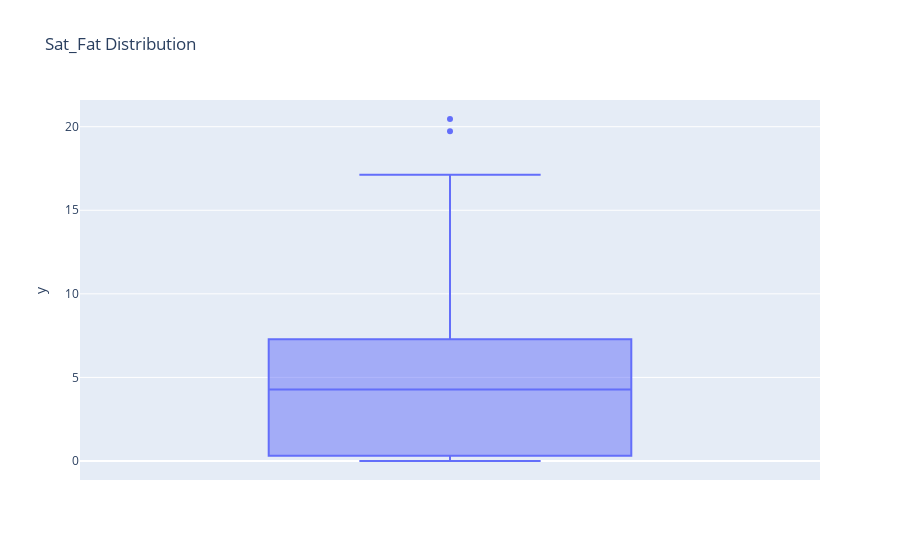

Notebook code for this chart:
### Code cell
fig = px.box(y = df['satfat'], title = 'Sat_Fat Distribution')
fig.show()

### Figure 1 — Plotly figure (JSON) as saved in the notebook; plotly's stock layout.template omitted (floating-point values rounded to 4 significant figures; data arrays with more than 128 entries replaced by an {"elided": "..."} marker saying what was removed)
{"data": [{"alignmentgroup": "True", "hovertemplate": "y=%{y}<extra></extra>", "legendgroup": "", "marker": {"color": "#636efa"}, "name": "", "notched": false, "offsetgroup": "", "orientation": "v", "showlegend": false, "type": "box", "x0": " ", "xaxis": "x", "y": {"elided": "141 float values"}, "y0": " ", "yaxis": "y"}], "layout": {"boxmode": "group", "legend": {"tracegroupgap": 0}, "title": {"text": "Sat_Fat Distribution"}, "xaxis": {"anchor": "y", "domain": [0, 1]}, "yaxis": {"anchor": "x", "domain": [0, 1], "title": {"text": "y"}}}}
